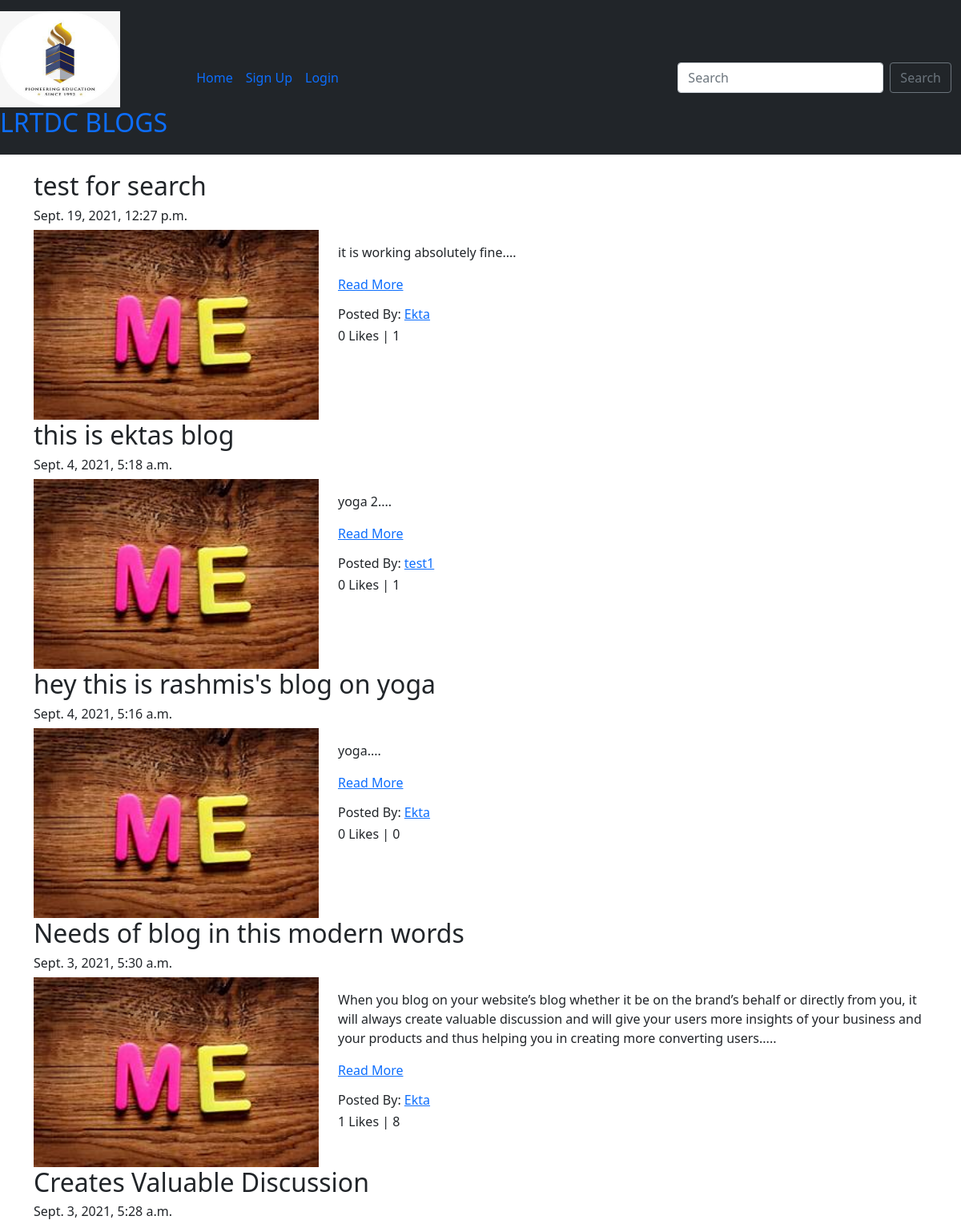
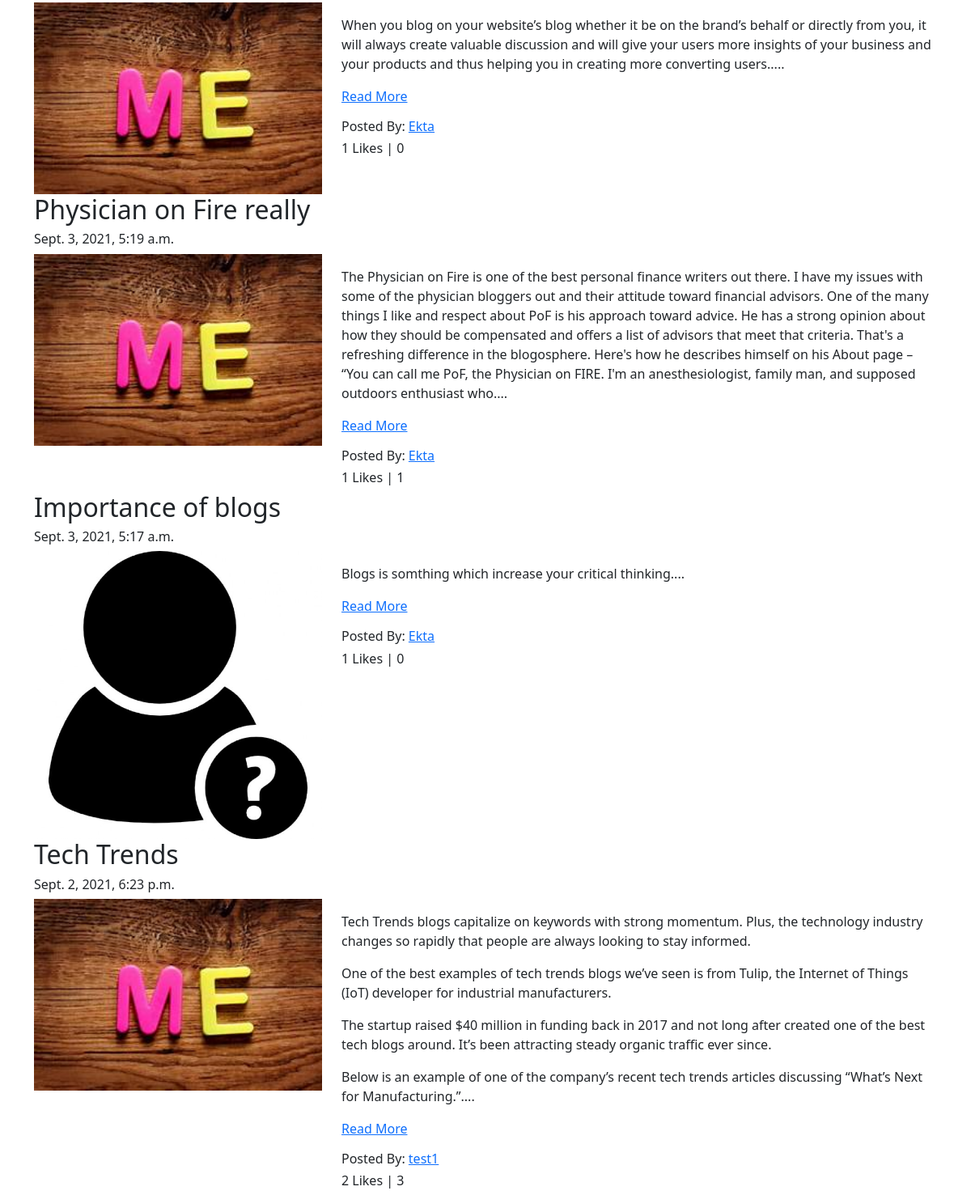
Screenshot of /blog/ with the database file from the repository (2 pictures, top to bottom).
### App_Blog/models.py (models this page shows, shortened)
class Blog(models.Model):
    author = models.ForeignKey(User, on_delete=models.CASCADE, related_name='post_author')
    blog_title = models.CharField(max_length=260, verbose_name='Title Here')
    slug = models.SlugField(max_length=264, unique=True)
    blog_content = models.TextField(verbose_name='Blog Content')
    blog_image = models.ImageField(upload_to='blog_images', verbose_name='Blog Image')
    publish_date = models.DateTimeField(auto_now_add=True)
    update_date = models.DateTimeField(auto_now=True)

### App_Blog/views.py (the view)
# urls.py: path('', views.BlogList.as_view(), name='blog_list'),
class  BlogList(ListView):
    context_object_name = 'blogs'
    model = Blog
    template_name = 'App_Blog/blog_list.html'
    queryset = Blog.objects.order_by('-publish_date')

### App_Blog/templatetags/custom_filters.py (called while the page is built)
def range_filter(value):
    return value[0:600] + "...."

### templates/App_Blog/blog_list.html (shortened to what this page needs)
{% extends 'base.html' %}
{% load custom_filters %}
{% block body_block %}
{% for blog in blogs %}
<h2> {{ blog.blog_title }} </h2>
<h6>{{ blog.publish_date }}</h6>
<div class="row">
  <div class="col-sm-4">
    <img src="/media/{{blog.blog_image}}" alt="{{ blog.blog_title }}" title='{{ blog.blog_title }}' width='100%'>
  </div>
  <div class="col-sm-8">
<p>{{ blog.blog_content|range_filter|linebreaks }}
<a href="details/{{blog.slug}}">Read More</a>
</p>
<h6>Posted By: <a href="#">{{ blog.author }}</a></h6>
<h6>{{ blog.blog_like.count }} Likes | {{ blog.blog_comment.count }}</h6>
  </div>
</div>
{% endfor %}
{% endblock %}

### templates/base.html (shortened to what this page needs)
<!doctype html>
{% load static %}
<html lang="en">
  <head>
    <link href="https://cdn.jsdelivr.net/npm/bootstrap@5.1.0/dist/css/bootstrap.min.css" rel="stylesheet">
<link rel="stylesheet" href="https://maxcdn.bootstrapcdn.com/font-awesome/4.7.0/css/font-awesome.min.css">
  </head>
  <body>
    <nav class="navbar navbar-expand-sm bg-dark navbark-dark">
    <a class="navbar-brand" href="#">
      <img src="{% static "images/college_logo.png" %}" alt="" width="150" height="120" class="d-inline-block align-text-top">
      <h2>LRTDC BLOGS</h2>
    </a>
  <div class="container-fluid">
      <ul class="navbar-nav">
        <li class="nav-item active">
          <a class="nav-link" href="{% url 'index' %}">Home</a>
        </li>
        {% if user.is_authenticated %}
        <li class="nav-item active">
          <a class="nav-link" href="{% url 'App_Blog:create_blog' %}">Write BLOG</a>
        </li>
        <li class="nav-item active">
          <a class="nav-link" href="{% url 'App_Login:logout' %}">Logout</a>
        </li>
        <li class="nav-item active">
          <a class="nav-link" href="{% url 'App_Login:profile' %}">Profile</a>
        </li>
        {% else %}
        <li class="nav-item active">
          <a class="nav-link" href="{% url 'App_Login:signup' %}">Sign Up</a>
        </li>
        <li class="nav-item active">
          <a class="nav-link" href="{% url 'App_Login:signin' %}">Login</a>
        </li>
        {% endif %}
      </ul>
     <form class="d-flex" method="POST" action="{% url 'App_Blog:search' %}">{% csrf_token %}
      <input class="form-control me-2" type="search" placeholder="Search" name="searched" id="searched" aria-label="Search">
      <button class="btn btn-outline-secondary" type="submit">Search</button>
    </form>
    </nav>
    <div class="container" style="padding-top:20px">
      {% block body_block %}
      {% endblock %}
    </div>
  </body>
</html>

### rows the page displays
Blog: blog_title "test for search", publish_date "Sept. 19, 2021, 12:27 p.m.", blog_image (picture), blog_content|range_filter "it is working absolutely fine....", author "Ekta", blog_like.count "0", blog_comment.count "1"
Blog: blog_title "this is ektas blog", publish_date "Sept. 4, 2021, 5:18 a.m.", blog_image (picture), blog_content|range_filter "yoga 2....", author "test1", blog_like.count "0", blog_comment.count "1"
Blog: blog_title "hey this is rashmis's blog on yoga", publish_date "Sept. 4, 2021, 5:16 a.m.", blog_image (picture), blog_content|range_filter "yoga....", author "Ekta", blog_like.count "0", blog_comment.count "0"
Blog: blog_title "Needs of blog in this modern words", publish_date "Sept. 3, 2021, 5:30 a.m.", blog_image (picture), blog_content|range_filter "When you blog on your website’s blog whether it be on the brand’s behalf or directly from you, it will always create valuable discussion and will give your users more insights of your business and your products and thus helping you in creating more converting users.....", author "Ekta", blog_like.count "1", blog_comment.count "8"
Blog: blog_title "Creates Valuable Discussion", publish_date "Sept. 3, 2021, 5:28 a.m.", blog_image (picture), blog_content|range_filter "When you blog on your website’s blog whether it be on the brand’s behalf or directly from you, it will always create valuable discussion and will give your users more insights of your business and your products and thus helping you in creating more converting users.....", author "Ekta", blog_like.count "1", blog_comment.count "0"
Blog: blog_title "Physician on Fire really", publish_date "Sept. 3, 2021, 5:19 a.m.", blog_image (picture), blog_content|range_filter "The Physician on Fire is one of the best personal finance writers out there. I have my issues with some of the physician bloggers out and their attitude toward financial advisors. One of the many things I like and respect about PoF is his approach toward advice. He has a strong opinion about how they should be compensated and offers a list of advisors that meet that criteria. That's a refreshing difference in the blogosphere. Here's how he describes himself on his About page – “You can call me PoF, the Physician on FIRE. I'm an anesthesiologist, family man, and supposed outdoors enthusiast who....", author "Ekta", blog_like.count "1", blog_comment.count "1"
Blog: blog_title "Importance of blogs", publish_date "Sept. 3, 2021, 5:17 a.m.", blog_image (placeholder picture), blog_content|range_filter "Blogs is somthing which increase your critical thinking....", author "Ekta", blog_like.count "1", blog_comment.count "0"
Blog: blog_title "Tech Trends", publish_date "Sept. 2, 2021, 6:23 p.m.", blog_image (picture), blog_content|range_filter "Tech Trends blogs capitalize on keywords with strong momentum. Plus, the technology industry changes so rapidly that people are always looking to stay informed. One of the best examples of tech trends blogs we’ve seen is from Tulip, the Internet of Things (IoT) developer for industrial manufacturers. The startup raised $40 million in funding back in 2017 and not long after created one of the best tech blogs around. It’s been attracting steady organic traffic ever since. Below is an example of one of the company’s recent tech trends articles discussing “What’s Next for Manufacturing.”....", author "test1", blog_like.count "2", blog_comment.count "3"
